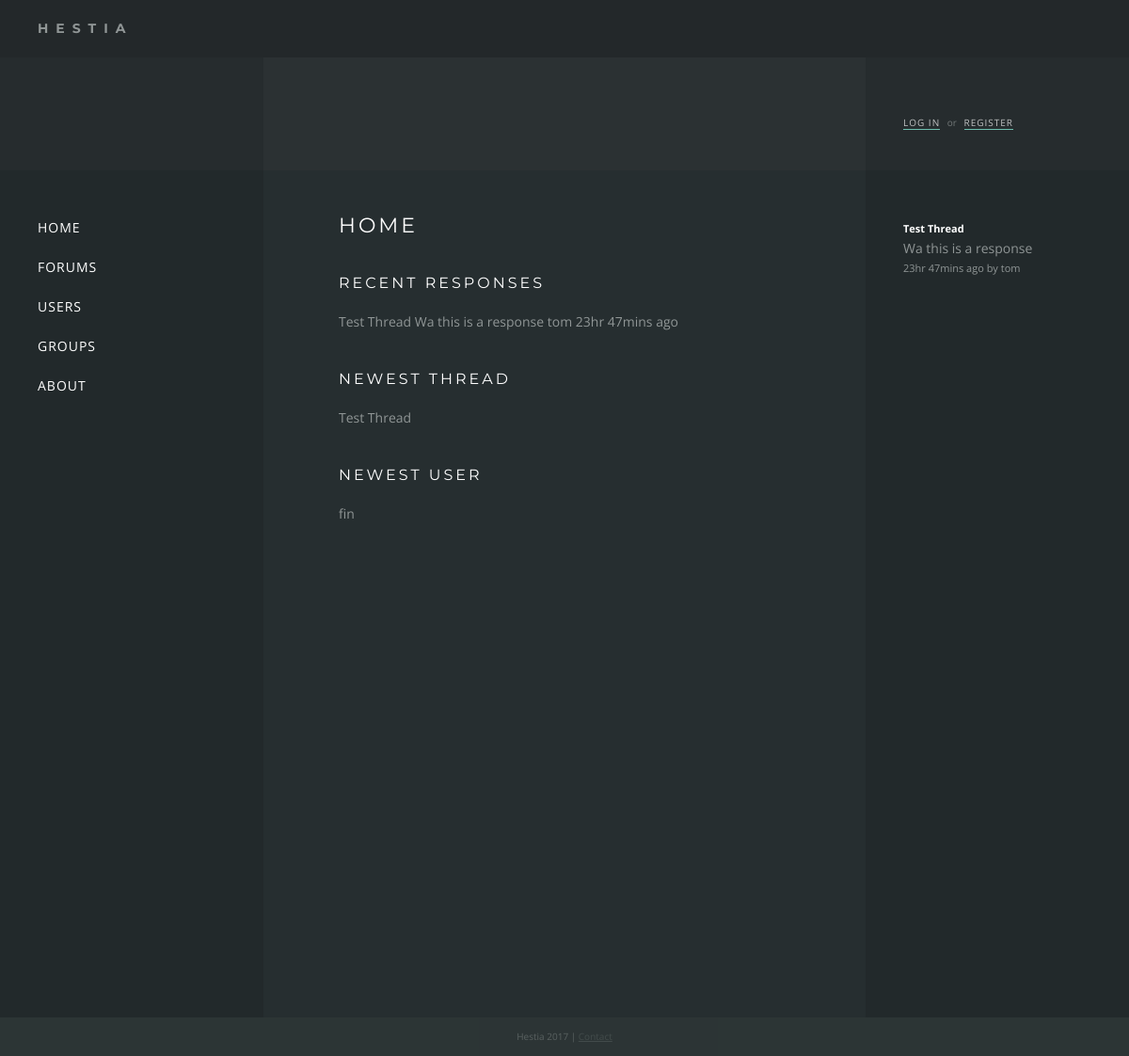
The app's page /, older data.
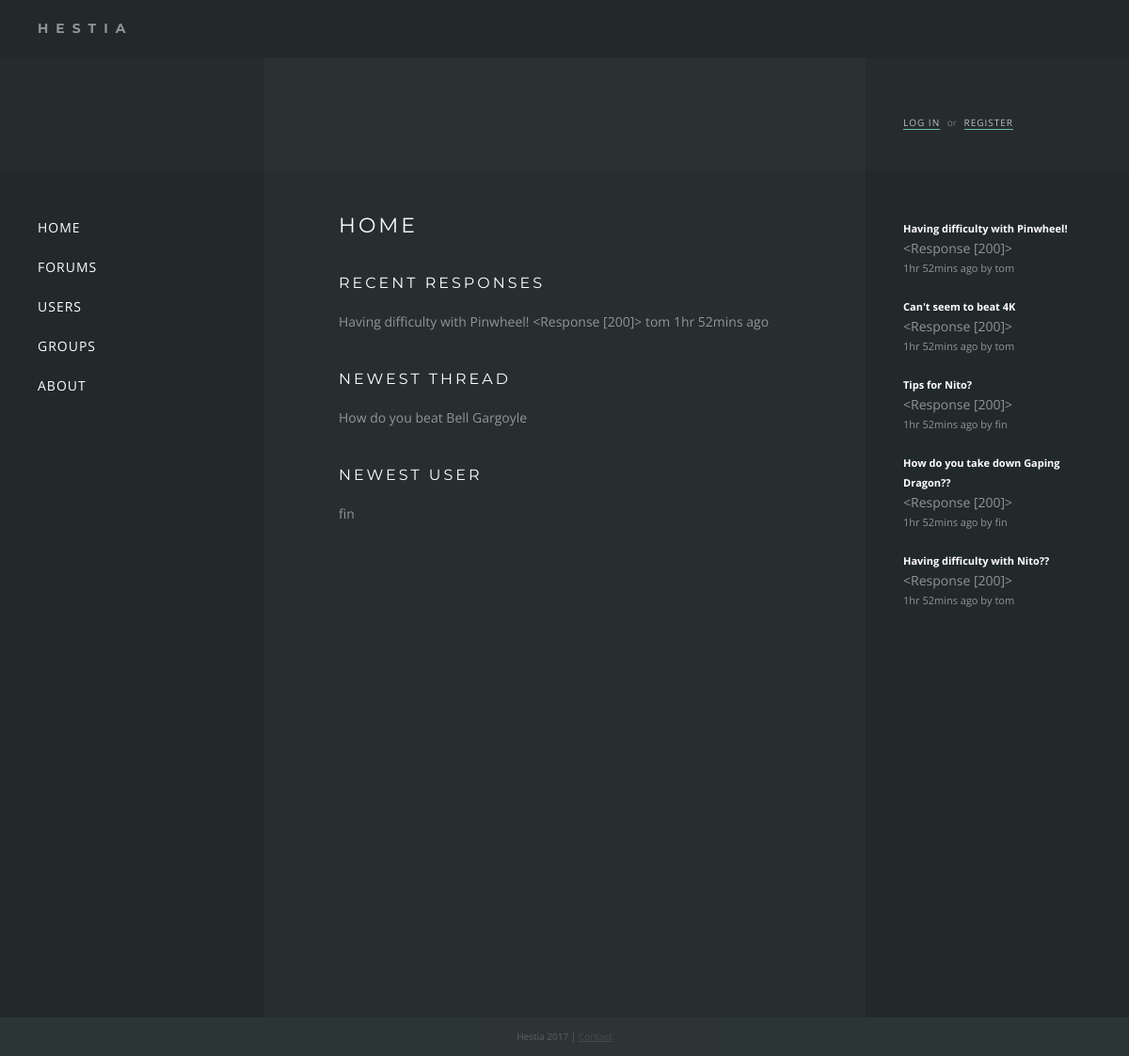
The same page, newer data.
### forums/models.py (models this page shows, shortened)
class Thread(models.Model):
    title = models.CharField(max_length=200)
    message = models.CharField(max_length=200)
    posted = models.DateTimeField('date posted')
    poster = models.ForeignKey(settings.AUTH_USER_MODEL, null=True)
    def was_posted_recently(self):
    	now = timezone.now()
    	return now - datetime.timedelta(days=1) <= self.posted <= now
    was_posted_recently.posted  = True
    was_posted_recently.boolean = True
    was_posted_recently.short_description = 'Published recently?'

class Response(models.Model):
    thread = models.ForeignKey(Thread, on_delete=models.CASCADE)
    poster = models.ForeignKey(settings.AUTH_USER_MODEL)
    message = models.CharField(max_length=200)
    posted = models.DateTimeField('date posted')

### hestia/views.py (the view)
# urls.py: 2. Add a URL to urlpatterns:  url(r'^$', views.home, name='home')
def home(request):
	newest_response = Response.objects.order_by('-posted').first()
	if newest_response:
		newest_response_thread = Thread.objects.get(pk = newest_response.thread_id)
	else:
		newest_response_thread = None
	newest_user = User.objects.order_by('-date_joined').first()
	newest_thread = Thread.objects.order_by('-posted').first()
	data = {
		'newest_response_thread': newest_response_thread,
		'newest_response': newest_response,
		'newest_thread': newest_thread,
		'newest_user': newest_user
	}
	return render(request, 'home.html', data)

### templates/home.html
{% extends "base.html" %}
{% load timesinceshort %}
{% block content %}
	<h1>{% block title %}Home{% endblock %}</h1>
	<h2>Recent Responses</h2>
    {% if newest_response_thread %}
		{{ newest_response_thread.title }}
		{{ newest_response.message }}
		{{ newest_response.poster }}
		{{ newest_response.posted|timesinceshort }} ago
    {% endif %}
	<h2>Newest Thread</h2>
    {% if newest_thread %}
		{{ newest_thread.title }}
    {% endif %}
	<h2>Newest User</h2>
    {% if newest_user %}
		{{ newest_user.username }}
    {% endif %}
{% endblock %}

### templates/base.html (shortened to what this page needs)
{% load static %}
{% load timesinceshort %}
<!DOCTYPE html>
<html>
<head>
	<link rel="stylesheet" type="text/css" href="{% static 'forums/style.css' %}" />
</head>
<body>
<div class="wrapper">
	<div class="header"><div class="title">Hestia</div></div>
	<div class="hero">
		<div class="box sidebar">
		</div>
		<div class="box content">
		</div>
		<div class="box sidebar auth">
		{% if user.is_authenticated %}
			<div class="name">Hello, <a href="/users/profile/{{ user.username }}">{{ user.username }}</a></div>
			<a href="/users/logout">Log out</a>
		{% else %}
			<a href="/users/login">Log in</a> <span>or</span> <a href="/users/register">Register</a>
		{% endif %}
		</div>
	</div>
	<div class="main">
		<div class="box sidebar">
			<nav>
			<ul>
			<li><a href="/">Home</a></li>
			<li><a href="/forums">Forums</a></li>
			<li><a href="/users">Users</a></li>
			<li><a href="/groups">Groups</a></li>
			<li><a href="/about">About</a></li>
			</ul>
			</nav>
		</div>
		<div class="box content">
			{% block content %}{% endblock %}
		</div>
		<div class="box sidebar">
			<div class="recent-responses">
				{% for recent_response in request.recent_responses %}
				<div class="response">
					<a href="/forums/{{ recent_response.thread.id }}">
						<div class="text-small"><b>{{ recent_response.thread.title }}</b></div>
						{{ recent_response.message|truncatechars:43 }}
						<div class="text-small">{{ recent_response.posted|timesinceshort }} ago by {{ recent_response.poster.username }}</div>
					</a>
				</div>
				{% endfor %}
			</div>
		</div>
	</div>
	<div class="footer">Hestia 2017 | <a href="">Contact</a></div>
</div>
</body>
</html>

Row changes from the older to the newer data that the page shows:
no longer on this page (row unchanged): Thread: title "Test Thread"
no longer on this page (row unchanged): Response: message "Wa this is a response", poster "tom", posted "23hr 47mins", thread "Test Thread", poster.username "tom"
added Thread: title "Having difficulty with Pinwheel!"
added Response: message "<Response [200]>", poster "tom", posted "1hr 52mins", thread "Having difficulty with Pinwheel!", poster.username "tom"
added Thread: title "How do you beat Bell Gargoyle"
added Response: thread "Can't seem to beat 4K", message "<Response [200]>", posted "1hr 52mins", poster.username "tom"
added Response: thread "Tips for Nito?", message "<Response [200]>", posted "1hr 52mins", poster.username "fin"
added Response: thread "How do you take down Gaping Dragon??", message "<Response [200]>", posted "1hr 52mins", poster.username "fin"
added Response: thread "Having difficulty with Nito??", message "<Response [200]>", posted "1hr 52mins", poster.username "tom"
